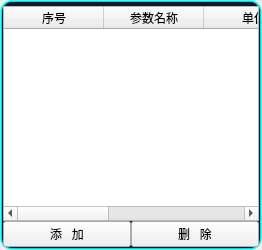
        <widget class="QWidget" name="tab_4">
         <attribute name="title">
          <string>诊断参数</string>
         </attribute>
         <layout class="QVBoxLayout" name="verticalLayout_4">
          <property name="spacing">
           <number>5</number>
          </property>
          <property name="leftMargin">
           <number>0</number>
          </property>
          <property name="topMargin">
           <number>0</number>
          </property>
          <property name="rightMargin">
           <number>0</number>
          </property>
          <property name="bottomMargin">
           <number>0</number>
          </property>
          <item>
           <widget class="QGroupBox" name="groupBox_4">
            <property name="minimumSize">
             <size>
              <width>0</width>
              <height>250</height>
             </size>
            </property>
            <property name="styleSheet">
             <string notr="true">#groupBox_4
{	border-radius:12px;
	border:2px solid rgb(17,255,255,200);		
    background-color: rgb(13, 26, 43);
}</string>
            </property>
            <property name="title">
             <string/>
            </property>
            <layout class="QVBoxLayout" name="verticalLayout_5">
             <property name="spacing">
              <number>0</number>
             </property>
             <property name="leftMargin">
              <number>0</number>
             </property>
             <property name="topMargin">
              <number>0</number>
             </property>
             <property name="rightMargin">
              <number>0</number>
             </property>
             <property name="bottomMargin">
              <number>0</number>
             </property>
             <item>
              <widget class="QTableWidget" name="tableUnitDiagnosePara">
               <property name="focusPolicy">
                <enum>Qt::NoFocus</enum>
               </property>
               <property name="styleSheet">
                <string notr="true"/>
               </property>
               <property name="editTriggers">
                <set>QAbstractItemView::DoubleClicked</set>
               </property>
               <property name="selectionBehavior">
                <enum>QAbstractItemView::SelectRows</enum>
               </property>
               <attribute name="verticalHeaderVisible">
                <bool>false</bool>
               </attribute>
               <column>
                <property name="text">
                 <string>序号</string>
                </property>
               </column>
               <column>
                <property name="text">
                 <string>参数名称</string>
                </property>
               </column>
               <column>
                <property name="text">
                 <string>单位</string>
                </property>
               </column>
               <column>
                <property name="text">
                 <string>默认值</string>
                </property>
               </column>
               <column>
                <property name="text">
                 <string>备注</string>
                </property>
               </column>
              </widget>
             </item>
             <item>
              <layout class="QHBoxLayout" name="horizontalLayout_4">
               <item>
                <widget class="QPushButton" name="BtnAddPara">
                 <property name="minimumSize">
                  <size>
                   <width>0</width>
                   <height>20</height>
                  </size>
                 </property>
                 <property name="text">
                  <string>添   加</string>
                 </property>
                </widget>
               </item>
               <item>
                <widget class="QPushButton" name="BtnDeletePara">
                 <property name="minimumSize">
                  <size>
                   <width>0</width>
                   <height>20</height>
                  </size>
                 </property>
                 <property name="text">
                  <string>删   除</string>
                 </property>
                </widget>
               </item>
              </layout>
             </item>
            </layout>
           </widget>
          </item>
         </layout>
        </widget>
